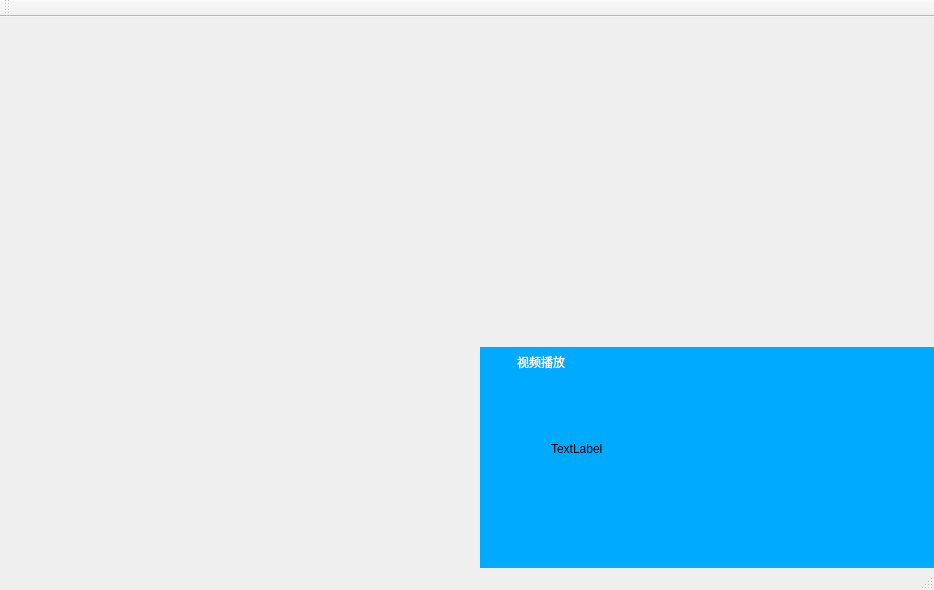
<?xml version="1.0" encoding="UTF-8"?>
<ui version="4.0">
 <class>MainWindow</class>
 <widget class="QMainWindow" name="MainWindow">
  <property name="geometry">
   <rect>
    <x>0</x>
    <y>0</y>
    <width>934</width>
    <height>590</height>
   </rect>
  </property>
  <property name="windowTitle">
   <string>MainWindow</string>
  </property>
  <widget class="QWidget" name="centralWidget">
   <widget class="QWidget" name="widgetTitle" native="true">
    <property name="geometry">
     <rect>
      <x>480</x>
      <y>330</y>
      <width>878</width>
      <height>592</height>
     </rect>
    </property>
    <property name="minimumSize">
     <size>
      <width>0</width>
      <height>200</height>
     </size>
    </property>
    <property name="maximumSize">
     <size>
      <width>16777215</width>
      <height>16777215</height>
     </size>
    </property>
    <property name="styleSheet">
     <string notr="true">#widgetTitle{
	background:rgb(0, 170, 255);
	
}
QPushButton {
		border-radius: none;
		background:rgb(0, 170, 255);
		
}
QPushButton:hover {
		background: transparent;
		
}
QPushButton:pressed {
		background:rgb(0, 170, 255);
		
}</string>
    </property>
    <layout class="QVBoxLayout" name="verticalLayout_2">
     <property name="topMargin">
      <number>0</number>
     </property>
     <property name="bottomMargin">
      <number>6</number>
     </property>
     <item>
      <widget class="QWidget" name="widget_2" native="true">
       <property name="minimumSize">
        <size>
         <width>0</width>
         <height>30</height>
        </size>
       </property>
       <property name="maximumSize">
        <size>
         <width>16777215</width>
         <height>30</height>
        </size>
       </property>
       <layout class="QHBoxLayout" name="horizontalLayout_3">
        <property name="leftMargin">
         <number>0</number>
        </property>
        <property name="topMargin">
         <number>0</number>
        </property>
        <property name="rightMargin">
         <number>0</number>
        </property>
        <property name="bottomMargin">
         <number>0</number>
        </property>
        <item>
         <widget class="QLabel" name="label">
          <property name="minimumSize">
           <size>
            <width>20</width>
            <height>20</height>
           </size>
          </property>
          <property name="maximumSize">
           <size>
            <width>20</width>
            <height>20</height>
           </size>
          </property>
          <property name="layoutDirection">
           <enum>Qt::LeftToRight</enum>
          </property>
          <property name="text">
           <string/>
          </property>
          <property name="pixmap">
           <pixmap resource="source.qrc">:/images/max.png</pixmap>
          </property>
         </widget>
        </item>
        <item>
         <widget class="QLabel" name="lblTitle">
          <property name="styleSheet">
           <string notr="true">#lblTitle{
	color:#fff;
}</string>
          </property>
          <property name="text">
           <string>视频播放</string>
          </property>
         </widget>
        </item>
        <item>
         <widget class="QWidget" name="widget_3" native="true">
          <property name="minimumSize">
           <size>
            <width>100</width>
            <height>0</height>
           </size>
          </property>
          <property name="maximumSize">
           <size>
            <width>100</width>
            <height>16777215</height>
           </size>
          </property>
          <layout class="QHBoxLayout" name="horizontalLayout_4">
           <item>
            <widget class="QPushButton" name="btnMin">
             <property name="minimumSize">
              <size>
               <width>16</width>
               <height>16</height>
              </size>
             </property>
             <property name="maximumSize">
              <size>
               <width>20</width>
               <height>20</height>
              </size>
             </property>
             <property name="styleSheet">
              <string notr="true">#btnmin:pressed{
	background: transparent;
}</string>
             </property>
             <property name="text">
              <string/>
             </property>
             <property name="icon">
              <iconset resource="source.qrc">
               <normaloff>:/images/3.png</normaloff>:/images/3.png</iconset>
             </property>
             <property name="autoDefault">
              <bool>true</bool>
             </property>
             <property name="default">
              <bool>false</bool>
             </property>
             <property name="flat">
              <bool>true</bool>
             </property>
            </widget>
           </item>
           <item>
            <widget class="QPushButton" name="btnMax">
             <property name="minimumSize">
              <size>
               <width>16</width>
               <height>16</height>
              </size>
             </property>
             <property name="maximumSize">
              <size>
               <width>20</width>
               <height>20</height>
              </size>
             </property>
             <property name="text">
              <string/>
             </property>
             <property name="icon">
              <iconset resource="source.qrc">
               <normaloff>:/images/10.png</normaloff>:/images/10.png</iconset>
             </property>
             <property name="flat">
              <bool>true</bool>
             </property>
            </widget>
           </item>
           <item>
            <widget class="QPushButton" name="btnClose">
             <property name="minimumSize">
              <size>
               <width>16</width>
               <height>16</height>
              </size>
             </property>
             <property name="maximumSize">
              <size>
               <width>20</width>
               <height>20</height>
              </size>
             </property>
             <property name="text">
              <string/>
             </property>
             <property name="icon">
              <iconset resource="source.qrc">
               <normaloff>:/images/close.png</normaloff>:/images/close.png</iconset>
             </property>
             <property name="flat">
              <bool>true</bool>
             </property>
            </widget>
           </item>
          </layout>
         </widget>
        </item>
       </layout>
      </widget>
     </item>
     <item>
      <widget class="QWidget" name="widget_4" native="true">
       <widget class="QLabel" name="label_2">
        <property name="geometry">
         <rect>
          <x>60</x>
          <y>60</y>
          <width>54</width>
          <height>12</height>
         </rect>
        </property>
        <property name="text">
         <string>TextLabel</string>
        </property>
       </widget>
      </widget>
     </item>
    </layout>
   </widget>
  </widget>
  <widget class="QMenuBar" name="menuBar">
   <property name="geometry">
    <rect>
     <x>0</x>
     <y>0</y>
     <width>934</width>
     <height>23</height>
    </rect>
   </property>
  </widget>
  <widget class="QToolBar" name="mainToolBar">
   <attribute name="toolBarArea">
    <enum>TopToolBarArea</enum>
   </attribute>
   <attribute name="toolBarBreak">
    <bool>false</bool>
   </attribute>
  </widget>
  <widget class="QStatusBar" name="statusBar"/>
 </widget>
 <layoutdefault spacing="6" margin="11"/>
 <resources>
  <include location="source.qrc"/>
 </resources>
 <connections/>
</ui>
